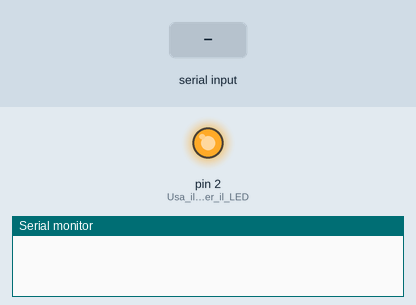
A sketch run on a simulated Arduino Uno, built with avr-gcc and run on an emulated ATmega328P. Shown: output pins drawn as LEDs (lit = HIGH), the last lines printed to the serial monitor. The inputs (shaded band) are chosen by the test bench.

Above: at 1.2 s.
1.3 s: "5\n" received over Serial
At 2.6 s:
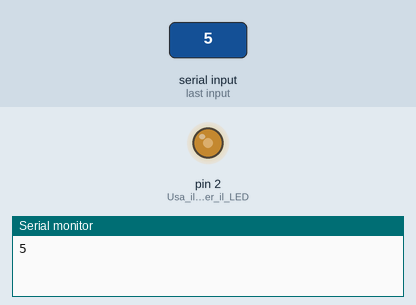
4.3 s: "90,45\n" received over Serial
At 4.52 s:
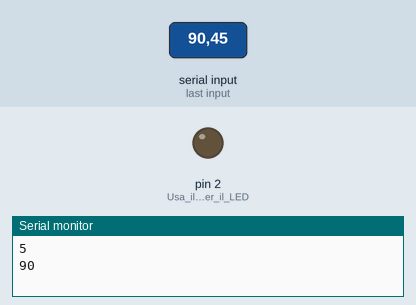
Timing chart, 0 to 13.3 s (numbered marks = the images above; inputs shaded):
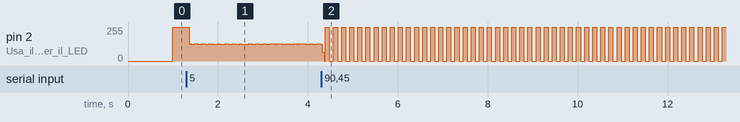

The sketch:

blink2.0.ino
```cpp
int blinkFrequency = 1000;  // Frequenza di lampeggiamento predefinita (ms)
unsigned long previousMillis = 0;
bool ledState = LOW;

void setup() {
  pinMode(2, OUTPUT);       // Usa il pin 2 per il LED
  Serial.begin(115200);     // Inizializza la comunicazione seriale
}

void loop() {
  // Controlla se c'è un comando in arrivo da Python
  if (Serial.available() > 0) {
    String input = Serial.readStringUntil('\n');  // Legge il comando dalla seriale
    int newFrequency = input.toInt();            // Converte in un numero intero
    if (newFrequency > 0) {                      // Aggiorna solo se valido
      blinkFrequency = newFrequency;
      Serial.println(blinkFrequency);
    }
  }

  // Logica di lampeggiamento
  unsigned long currentMillis = millis();
  if (currentMillis - previousMillis >= blinkFrequency) {
    previousMillis = currentMillis;
    ledState = !ledState;          // Cambia stato LED
    digitalWrite(2, ledState);     // Imposta il LED
  }


}
```

Measured:
- by itself, pin 2 (Usa_il_pin_2_per_il_LED): moves between 0/255 and 255/255, repeating every 0.54 s
